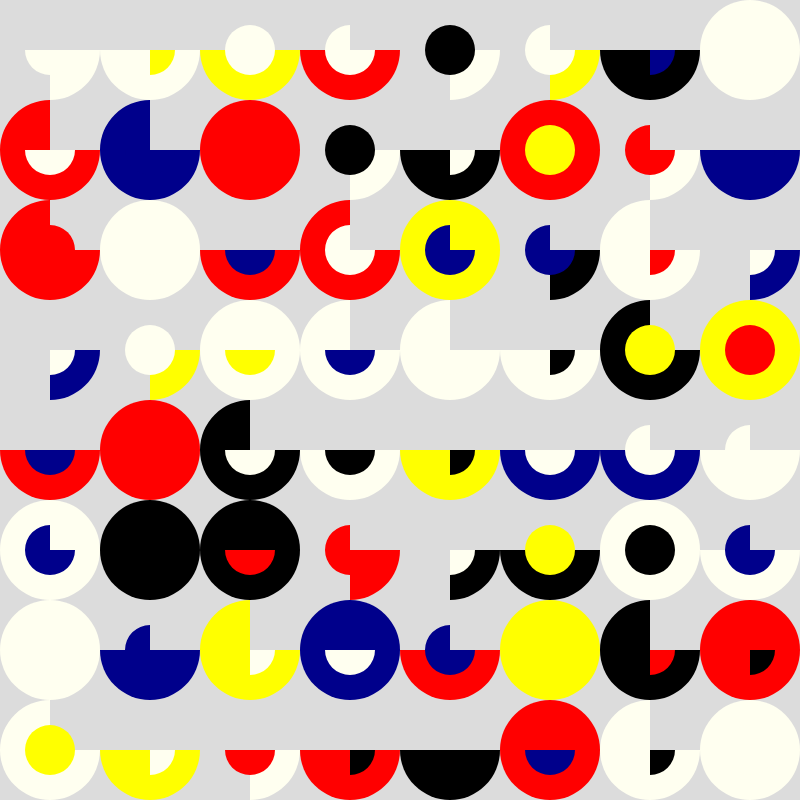
Frame 1 (no input)
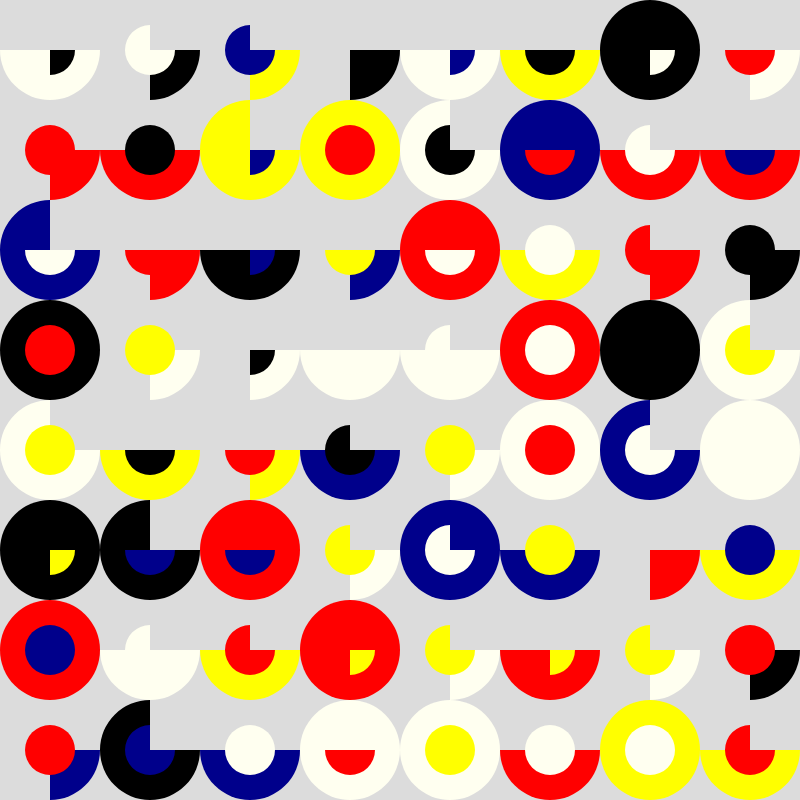
Frame 2 (the mouse pressed at the canvas centre, redrawn once)

The p5.js sketch that drew these frames (run headless with seeded random() and noise() and a simulated clock; the mouse was pressed at the canvas centre and the sketch redrawn once):

// p5.js sketch
// ── sketch.js
const CELLSIZES = [100, 160, 200, 400];
const COLOURS = ["#FF0000", "#FFFF00", "#FFFFF0", "#00008B", "#FFFFF0", "#000000"];

function setup() {
  createCanvas(800, 800);
  noLoop();
}

function draw() {
  background(220);

  //noStroke();
  ///////////////
  //simple grid//
  ///////////////
  /*
  const CELLSIZE = 20;
  for(let y = 0; y < height; y += CELLSIZE) {
    for(let x = 0; x < width; x += CELLSIZE) {
      fill(random(255));
      rect(x, y, CELLSIZE);
    }
  } */

  /////////////////
  //Piet Mondrian//
  /////////////////
  /*
  let x = 0;
  let y = 0;
  let currentWidth = random(CELLSIZES);
  let currentHeight = random(CELLSIZES);
  strokeWeight(5);
  while(y < height) {
    while(x < width) {
      fill(random(COLOURS));
      rect(x, y, currentWidth, currentHeight);
      x += currentWidth;
      currentWidth = random(CELLSIZES);
    }
    x = 0;
    y += currentHeight;
    currentHeight = random(CELLSIZES);
  } */

  //////////////////
  //grid of shapes//
  //////////////////
  
  const ARCVALUES = [TAU * 0.25, TAU * 0.5, TAU * 0.75, TAU];
  const CELLSIZE = 100;
  noStroke();
  for(let y = 0; y < height; y += CELLSIZE) {
    for(let x = 0; x < width; x += CELLSIZE) {
      fill(random(COLOURS));
      //draw circle in middle of cell
      arc(x + CELLSIZE/2, y + CELLSIZE/2, CELLSIZE, CELLSIZE, 0, random(ARCVALUES));
      fill(random(COLOURS));
      arc(x + CELLSIZE/2, y + CELLSIZE/2, CELLSIZE/2, CELLSIZE/2, 0, random(ARCVALUES));
    }
  } 

}
